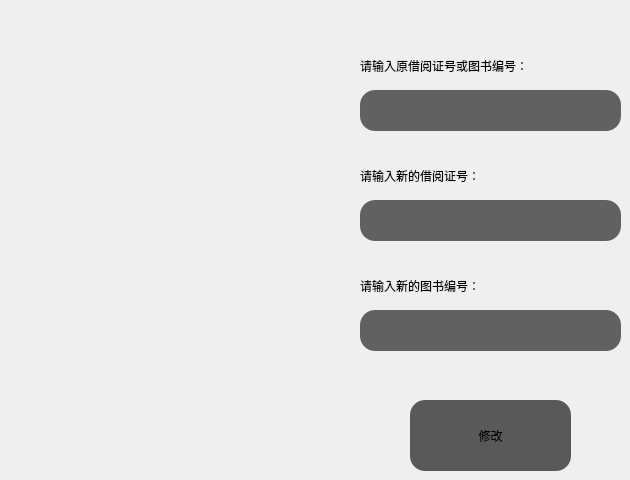
      <widget class="QWidget" name="tab_7">
       <attribute name="title">
        <string>修改</string>
       </attribute>
       <widget class="QPushButton" name="pushButton_16">
        <property name="geometry">
         <rect>
          <x>410</x>
          <y>400</y>
          <width>161</width>
          <height>71</height>
         </rect>
        </property>
        <property name="layoutDirection">
         <enum>Qt::LeftToRight</enum>
        </property>
        <property name="styleSheet">
         <string notr="true">QPushButton{
    border-top-left-radius:15px;
    background-color: rgb(89, 89, 89);
    border-top-right-radius:15px;
    border-bottom-right-radius:15px;
    border-bottom-left-radius:15px;
    }
QPushButton:hover{
    
	background-color: rgb(104, 104, 104);
    }</string>
        </property>
        <property name="text">
         <string>修改</string>
        </property>
       </widget>
       <widget class="QLabel" name="label_59">
        <property name="geometry">
         <rect>
          <x>360</x>
          <y>160</y>
          <width>231</width>
          <height>31</height>
         </rect>
        </property>
        <property name="styleSheet">
         <string notr="true">font: 10pt &quot;苹方-简&quot;;</string>
        </property>
        <property name="text">
         <string>请输入新的借阅证号：</string>
        </property>
       </widget>
       <widget class="QLineEdit" name="lineEdit_47">
        <property name="geometry">
         <rect>
          <x>360</x>
          <y>200</y>
          <width>261</width>
          <height>41</height>
         </rect>
        </property>
        <property name="styleSheet">
         <string notr="true">background-color: rgb(97, 97, 97);
border-top-left-radius:15px;
border-top-right-radius:15px;
border-bottom-right-radius:15px;
border-bottom-left-radius:15px;</string>
        </property>
       </widget>
       <widget class="QLabel" name="label_61">
        <property name="geometry">
         <rect>
          <x>360</x>
          <y>270</y>
          <width>231</width>
          <height>31</height>
         </rect>
        </property>
        <property name="styleSheet">
         <string notr="true">font: 10pt &quot;苹方-简&quot;;</string>
        </property>
        <property name="text">
         <string>请输入新的图书编号：</string>
        </property>
       </widget>
       <widget class="QLineEdit" name="lineEdit_49">
        <property name="geometry">
         <rect>
          <x>360</x>
          <y>310</y>
          <width>261</width>
          <height>41</height>
         </rect>
        </property>
        <property name="styleSheet">
         <string notr="true">background-color: rgb(97, 97, 97);
border-top-left-radius:15px;
border-top-right-radius:15px;
border-bottom-right-radius:15px;
border-bottom-left-radius:15px;</string>
        </property>
       </widget>
       <widget class="QLineEdit" name="lineEdit_53">
        <property name="geometry">
         <rect>
          <x>360</x>
          <y>90</y>
          <width>261</width>
          <height>41</height>
         </rect>
        </property>
        <property name="styleSheet">
         <string notr="true">background-color: rgb(97, 97, 97);
border-top-left-radius:15px;
border-top-right-radius:15px;
border-bottom-right-radius:15px;
border-bottom-left-radius:15px;</string>
        </property>
       </widget>
       <widget class="QLabel" name="label_67">
        <property name="geometry">
         <rect>
          <x>360</x>
          <y>50</y>
          <width>231</width>
          <height>31</height>
         </rect>
        </property>
        <property name="styleSheet">
         <string notr="true">font: 10pt &quot;苹方-简&quot;;</string>
        </property>
        <property name="text">
         <string>请输入原借阅证号或图书编号：</string>
        </property>
       </widget>
      </widget>
